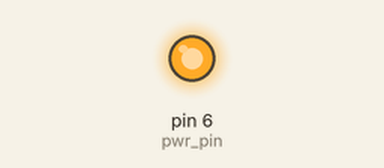
This sketch was run on a simulated Arduino Uno, built for the host (arithmetic inside an expression is 32-bit, double 64-bit). Shown: output pins drawn as LEDs (lit = HIGH). Uploads are accepted with an empty reply; what the sketch prints to the serial monitor is not drawn.

Above: at 0.1 s.
At 1.1 s:
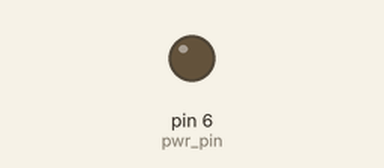
Timing chart, 0 to 2.6 s (numbered marks = the images above):
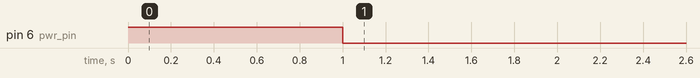

The sketch:

GPRSwebclientTinyGSM_32u4_SoftwareSerial.ino
```cpp
/**************************************************************
 *
 * This sketch connects to a website and downloads a page.
 * It can be used to perform HTTP/RESTful API calls.
 *
 * TinyGSM Getting Started guide:
 *   http://tiny.cc/tiny-gsm-readme
 *
 **************************************************************/

// Select your modem:
#define TINY_GSM_MODEM_SIM800
//#define TINY_GSM_MODEM_SIM900
//#define TINY_GSM_MODEM_A6
//#define TINY_GSM_MODEM_M590

const int pwr_pin = 6;

#include <TinyGsmClient.h>

// Your GPRS credentials
// Leave empty, if missing user or pass
const char apn[]  = "YourAPN";
const char user[] = "";
const char pass[] = "";

// Use Hardware Serial on Mega, Leonardo, Micro
//#define SerialAT Serial1

// or Software Serial on Uno, Nano
#include <SoftwareSerial.h>
SoftwareSerial SerialAT(10, 5); // RX, TX

TinyGsm modem(SerialAT);
TinyGsmClient client(modem);

const char server[] = "cdn.rawgit.com";
const char resource[] = "/vshymanskyy/tinygsm/master/extras/logo.txt";

int port = 80;

void setup() {

  //turn on modem with 1 second pulse on D6.
  pinMode(pwr_pin, OUTPUT);
  digitalWrite(pwr_pin, HIGH);
  delay(1000);
  digitalWrite(pwr_pin, LOW);
  // Set console baud rate
  Serial.begin(115200);
  delay(10);

  // Set GSM module baud rate
  SerialAT.begin(19200);
  delay(3000);

  // Restart takes quite some time
  // To skip it, call init() instead of restart()
  Serial.println(F("Initializing modem..."));
  modem.restart();

  // Unlock your SIM card with a PIN
  //modem.simUnlock("1234");
}

void loop() {
  Serial.print(F("Waiting for network..."));
  if (!modem.waitForNetwork()) {
    Serial.println(" fail");
    delay(10000);
    return;
  }
  Serial.println(" OK");

  Serial.print(F("Connecting to "));
  Serial.print(apn);
  if (!modem.gprsConnect(apn, user, pass)) {
    Serial.println(" fail");
    delay(10000);
    return;
  }
  Serial.println(" OK");

  Serial.print(F("Connecting to "));
  Serial.print(server);
  if (!client.connect(server, port)) {
    Serial.println(" fail");
    delay(10000);
    return;
  }
  Serial.println(" OK");

  // Make a HTTP GET request:
  client.print(String("GET ") + resource + " HTTP/1.0\r\n");
  client.print(String("Host: ") + server + "\r\n");
  client.print("Connection: close\r\n\r\n");

  unsigned long timeout = millis();
  while (client.connected() && millis() - timeout < 10000L) {
    // Print available data
    while (client.available()) {
      char c = client.read();
      Serial.print(c);
      timeout = millis();
    }
  }
  Serial.println();

  client.stop();
  Serial.println("Server disconnected");

  modem.gprsDisconnect();
  Serial.println("GPRS disconnected");

  // Do nothing forevermore
  while (true) {
    delay(1000);
  }
}
```
